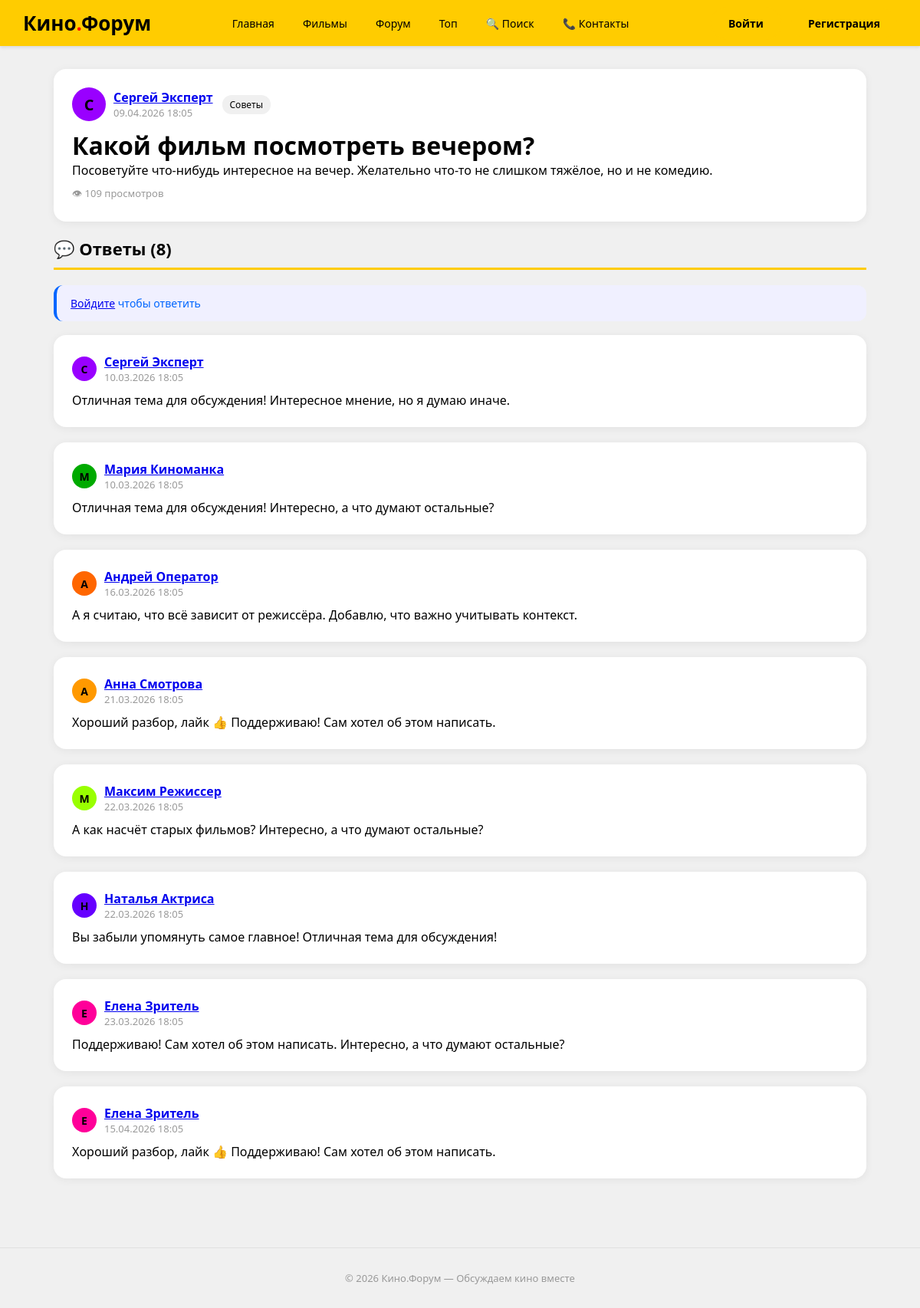
The page /forum/2 on the database its author committed.
### data/users.py (models this page shows, shortened)
class User(SqlAlchemyBase, UserMixin):
    __tablename__ = 'users'
    id = sqlalchemy.Column(sqlalchemy.Integer, primary_key=True, autoincrement=True)
    name = sqlalchemy.Column(sqlalchemy.String(100), nullable=False)
    email = sqlalchemy.Column(sqlalchemy.String(100), unique=True, nullable=False)
    about = sqlalchemy.Column(sqlalchemy.Text, default='')
    hashed_password = sqlalchemy.Column(sqlalchemy.String(200), nullable=False)
    created_date = sqlalchemy.Column(sqlalchemy.DateTime, default=datetime.datetime.now)
    films = orm.relationship("Film", back_populates='user')
    reviews = orm.relationship("Review", back_populates='user')
    comments = orm.relationship("Comment", back_populates='user')
    forum_posts = orm.relationship("ForumPost", back_populates='user')

### data/forum_post.py (models this page shows)
class ForumPost(SqlAlchemyBase):
    __tablename__ = 'forum_posts'
    id = sqlalchemy.Column(sqlalchemy.Integer, primary_key=True, autoincrement=True)
    title = sqlalchemy.Column(sqlalchemy.String(200), nullable=False)
    content = sqlalchemy.Column(sqlalchemy.Text, nullable=False)
    category = sqlalchemy.Column(sqlalchemy.String(100))
    views = sqlalchemy.Column(sqlalchemy.Integer, default=0)
    comment_count = sqlalchemy.Column(sqlalchemy.Integer, default=0)
    created_date = sqlalchemy.Column(sqlalchemy.DateTime, default=datetime.datetime.now)
    user_id = sqlalchemy.Column(sqlalchemy.Integer, sqlalchemy.ForeignKey("users.id"))
    user = orm.relationship("User", back_populates='forum_posts')
    comments = orm.relationship("Comment", back_populates='forum_post')

### data/comment.py (models this page shows)
class Comment(SqlAlchemyBase):
    __tablename__ = 'comments'
    id = sqlalchemy.Column(sqlalchemy.Integer, primary_key=True, autoincrement=True)
    content = sqlalchemy.Column(sqlalchemy.Text, nullable=False)
    created_date = sqlalchemy.Column(sqlalchemy.DateTime, default=datetime.datetime.now)
    user_id = sqlalchemy.Column(sqlalchemy.Integer, sqlalchemy.ForeignKey("users.id"))
    forum_post_id = sqlalchemy.Column(sqlalchemy.Integer, sqlalchemy.ForeignKey("forum_posts.id"))
    user = orm.relationship("User", back_populates='comments')
    forum_post = orm.relationship("ForumPost", back_populates='comments')

### main.py (the view)
@app.route('/forum/<int:id>')
def view_forum_post(id):
    db_sess = db_session.create_session()
    post = db_sess.get(ForumPost, id)
    if not post:
        abort(404)
    post.views += 1
    db_sess.commit()
    comments = db_sess.query(Comment).filter(Comment.forum_post_id == id).order_by(Comment.created_date).all()
    form = CommentForm()
    return render_template('view_forum_post.html', post=post, comments=comments, form=form, YANDEX_COLORS=YANDEX_COLORS, STYLE=STYLE, get_header=get_header)

### data/db_session.py (called while the page is built)
def create_session() -> Session:
    global __factory
    return __factory()

### templates/view_forum_post.html (shortened to what this page needs)
{% extends "base.html" %}
{% block content %}
<div class="ya-card">
    <div class="ya-flex ya-mb">
        <a href="/profile/{{ post.user.id }}" class="ya-avatar" style="background:{{ YANDEX_COLORS[post.user.id % 12] }};text-decoration:none">{{ post.user.name[0].upper() }}</a>
        <div>
            <a href="/profile/{{ post.user.id }}"><strong>{{ post.user.name }}</strong></a>
            <div class="ya-text-muted ya-text-sm">{{ post.created_date.strftime('%d.%m.%Y %H:%M') }}</div>
        </div>
        <span class="ya-tag">{{ post.category }}</span>
    </div>
    <h1>{{ post.title }}</h1>
    <p>{{ post.content }}</p>
    <div class="ya-text-muted ya-text-sm ya-mt">👁 {{ post.views }} просмотров</div>
</div>
<h2 class="ya-section-title">💬 Ответы ({{ comments|length }})</h2>
{% if current_user.is_authenticated %}
    <div class="ya-card ya-mb">
        <form method="POST" action="/forum/{{ post.id }}/comment">
            {{ form.hidden_tag() }}
            <div class="ya-input-group">
                {{ form.content(class="ya-input", rows=3, placeholder="Ваш ответ...") }}
                {% for error in form.content.errors %}<div class="ya-alert ya-alert-error ya-text-sm ya-mt">{{ error }}</div>{% endfor %}
            </div>
            {{ form.submit(class="ya-btn ya-btn-yellow") }}
        </form>
    </div>
{% else %}
    <div class="ya-alert ya-alert-info"><a href="/login">Войдите</a> чтобы ответить</div>
{% endif %}
{% for comment in comments %}
    <div class="ya-card">
        <div class="ya-flex ya-mb">
            <a href="/profile/{{ comment.user.id }}" class="ya-avatar ya-avatar-sm" style="background:{{ YANDEX_COLORS[comment.user.id % 12] }};text-decoration:none">{{ comment.user.name[0].upper() }}</a>
            <div>
                <a href="/profile/{{ comment.user.id }}"><strong>{{ comment.user.name }}</strong></a>
                <div class="ya-text-muted ya-text-sm">{{ comment.created_date.strftime('%d.%m.%Y %H:%M') }}</div>
            </div>
        </div>
        <p>{{ comment.content }}</p>
    </div>
{% endfor %}
{% endblock %}

### rows shown on the page
User: user "С", user.name "Сергей Эксперт"
ForumPost: created_date "09.04.2026 18:05", category "Советы", title "Какой фильм посмотреть вечером?", content "Посоветуйте что-нибудь интересное на вечер. Желательно что-то не слишком тяжёлое, но и не комедию.", views "109"
Comment: user "С", user.name "Сергей Эксперт", created_date "10.03.2026 18:05", content "Отличная тема для обсуждения! Интересное мнение, но я думаю иначе."
Comment: user "М", user.name "Мария Киноманка", created_date "10.03.2026 18:05", content "Отличная тема для обсуждения! Интересно, а что думают остальные?"
Comment: user "А", user.name "Андрей Оператор", created_date "16.03.2026 18:05", content "А я считаю, что всё зависит от режиссёра. Добавлю, что важно учитывать контекст."
Comment: user "А", user.name "Анна Смотрова", created_date "21.03.2026 18:05", content "Хороший разбор, лайк 👍 Поддерживаю! Сам хотел об этом написать."
Comment: user "М", user.name "Максим Режиссер", created_date "22.03.2026 18:05", content "А как насчёт старых фильмов? Интересно, а что думают остальные?"
Comment: user "Н", user.name "Наталья Актриса", created_date "22.03.2026 18:05", content "Вы забыли упомянуть самое главное! Отличная тема для обсуждения!"
Comment: user "Е", user.name "Елена Зритель", created_date "23.03.2026 18:05", content "Поддерживаю! Сам хотел об этом написать. Интересно, а что думают остальные?"
Comment: user "Е", user.name "Елена Зритель", created_date "15.04.2026 18:05", content "Хороший разбор, лайк 👍 Поддерживаю! Сам хотел об этом написать."

### other values the page prints
{{ get_header()|safe }} "Кино . Форум Главная Фильмы Форум Топ 🔍 Поиск 📞 Контакты Войти Регистрация"
{{ comments|length }} "8"
